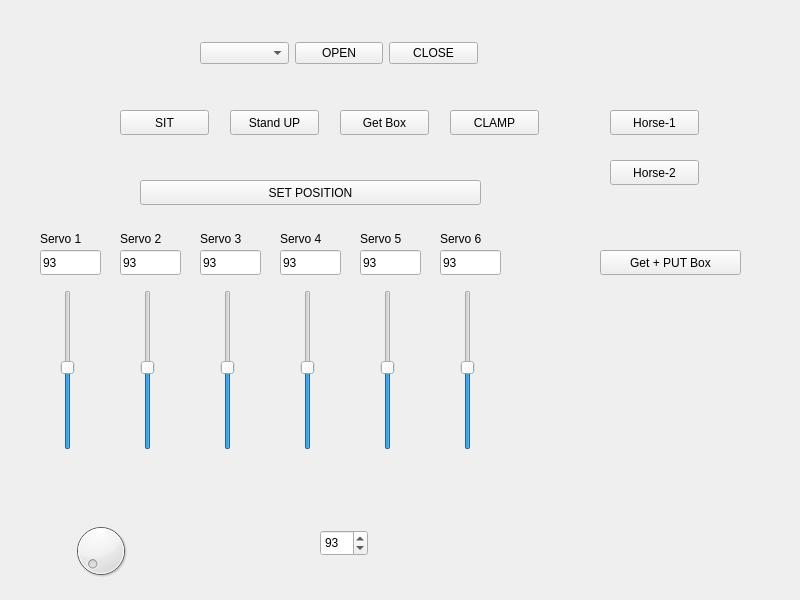
<?xml version="1.0" encoding="UTF-8"?>
<ui version="4.0">
 <class>main</class>
 <widget class="QWidget" name="main">
  <property name="geometry">
   <rect>
    <x>0</x>
    <y>0</y>
    <width>800</width>
    <height>600</height>
   </rect>
  </property>
  <property name="windowTitle">
   <string>main</string>
  </property>
  <widget class="QWidget" name="layoutWidget">
   <property name="geometry">
    <rect>
     <x>200</x>
     <y>40</y>
     <width>278</width>
     <height>27</height>
    </rect>
   </property>
   <layout class="QHBoxLayout" name="horizontalLayout">
    <item>
     <widget class="QComboBox" name="comL"/>
    </item>
    <item>
     <widget class="QPushButton" name="openButton">
      <property name="text">
       <string>OPEN</string>
      </property>
     </widget>
    </item>
    <item>
     <widget class="QPushButton" name="closeButton">
      <property name="text">
       <string>CLOSE</string>
      </property>
     </widget>
    </item>
   </layout>
  </widget>
  <widget class="QPushButton" name="clampButton">
   <property name="geometry">
    <rect>
     <x>450</x>
     <y>110</y>
     <width>89</width>
     <height>25</height>
    </rect>
   </property>
   <property name="text">
    <string>CLAMP</string>
   </property>
  </widget>
  <widget class="QLineEdit" name="servo_1_lineEdit">
   <property name="geometry">
    <rect>
     <x>40</x>
     <y>250</y>
     <width>61</width>
     <height>25</height>
    </rect>
   </property>
   <property name="text">
    <string>93</string>
   </property>
  </widget>
  <widget class="QLineEdit" name="servo_2_lineEdit">
   <property name="geometry">
    <rect>
     <x>120</x>
     <y>250</y>
     <width>61</width>
     <height>25</height>
    </rect>
   </property>
   <property name="text">
    <string>93</string>
   </property>
  </widget>
  <widget class="QLineEdit" name="servo_3_lineEdit">
   <property name="geometry">
    <rect>
     <x>200</x>
     <y>250</y>
     <width>61</width>
     <height>25</height>
    </rect>
   </property>
   <property name="text">
    <string>93</string>
   </property>
  </widget>
  <widget class="QLineEdit" name="servo_4_lineEdit">
   <property name="geometry">
    <rect>
     <x>280</x>
     <y>250</y>
     <width>61</width>
     <height>25</height>
    </rect>
   </property>
   <property name="text">
    <string>93</string>
   </property>
  </widget>
  <widget class="QLineEdit" name="servo_5_lineEdit">
   <property name="geometry">
    <rect>
     <x>360</x>
     <y>250</y>
     <width>61</width>
     <height>25</height>
    </rect>
   </property>
   <property name="text">
    <string>93</string>
   </property>
  </widget>
  <widget class="QLineEdit" name="servo_6_lineEdit">
   <property name="geometry">
    <rect>
     <x>440</x>
     <y>250</y>
     <width>61</width>
     <height>25</height>
    </rect>
   </property>
   <property name="text">
    <string>93</string>
   </property>
  </widget>
  <widget class="QPushButton" name="set_posButton">
   <property name="geometry">
    <rect>
     <x>140</x>
     <y>180</y>
     <width>341</width>
     <height>25</height>
    </rect>
   </property>
   <property name="text">
    <string>SET POSITION</string>
   </property>
  </widget>
  <widget class="QPushButton" name="stand_upButton">
   <property name="geometry">
    <rect>
     <x>230</x>
     <y>110</y>
     <width>89</width>
     <height>25</height>
    </rect>
   </property>
   <property name="text">
    <string>Stand UP</string>
   </property>
  </widget>
  <widget class="QLabel" name="S1_label">
   <property name="geometry">
    <rect>
     <x>40</x>
     <y>230</y>
     <width>61</width>
     <height>17</height>
    </rect>
   </property>
   <property name="text">
    <string>Servo 1</string>
   </property>
  </widget>
  <widget class="QLabel" name="S2_label">
   <property name="geometry">
    <rect>
     <x>120</x>
     <y>230</y>
     <width>61</width>
     <height>17</height>
    </rect>
   </property>
   <property name="text">
    <string>Servo 2</string>
   </property>
  </widget>
  <widget class="QLabel" name="S3_label">
   <property name="geometry">
    <rect>
     <x>200</x>
     <y>230</y>
     <width>61</width>
     <height>17</height>
    </rect>
   </property>
   <property name="text">
    <string>Servo 3</string>
   </property>
  </widget>
  <widget class="QLabel" name="S4_label">
   <property name="geometry">
    <rect>
     <x>280</x>
     <y>230</y>
     <width>61</width>
     <height>17</height>
    </rect>
   </property>
   <property name="text">
    <string>Servo 4</string>
   </property>
  </widget>
  <widget class="QLabel" name="S5_label">
   <property name="geometry">
    <rect>
     <x>360</x>
     <y>230</y>
     <width>61</width>
     <height>17</height>
    </rect>
   </property>
   <property name="text">
    <string>Servo 5</string>
   </property>
  </widget>
  <widget class="QLabel" name="S6_label">
   <property name="geometry">
    <rect>
     <x>440</x>
     <y>230</y>
     <width>61</width>
     <height>17</height>
    </rect>
   </property>
   <property name="text">
    <string>Servo 6</string>
   </property>
  </widget>
  <widget class="QPushButton" name="sitButton">
   <property name="geometry">
    <rect>
     <x>120</x>
     <y>110</y>
     <width>89</width>
     <height>25</height>
    </rect>
   </property>
   <property name="text">
    <string>SIT</string>
   </property>
  </widget>
  <widget class="QPushButton" name="getBoxButton">
   <property name="geometry">
    <rect>
     <x>340</x>
     <y>110</y>
     <width>89</width>
     <height>25</height>
    </rect>
   </property>
   <property name="text">
    <string>Get Box</string>
   </property>
  </widget>
  <widget class="QDial" name="dial">
   <property name="geometry">
    <rect>
     <x>70</x>
     <y>520</y>
     <width>61</width>
     <height>61</height>
    </rect>
   </property>
  </widget>
  <widget class="QSlider" name="S6_verSlider">
   <property name="geometry">
    <rect>
     <x>460</x>
     <y>290</y>
     <width>16</width>
     <height>160</height>
    </rect>
   </property>
   <property name="maximum">
    <number>180</number>
   </property>
   <property name="value">
    <number>93</number>
   </property>
   <property name="orientation">
    <enum>Qt::Vertical</enum>
   </property>
  </widget>
  <widget class="QSpinBox" name="spinBox">
   <property name="geometry">
    <rect>
     <x>320</x>
     <y>530</y>
     <width>48</width>
     <height>26</height>
    </rect>
   </property>
   <property name="maximum">
    <number>180</number>
   </property>
   <property name="value">
    <number>93</number>
   </property>
  </widget>
  <widget class="QSlider" name="S5_verSlider">
   <property name="geometry">
    <rect>
     <x>380</x>
     <y>290</y>
     <width>16</width>
     <height>160</height>
    </rect>
   </property>
   <property name="maximum">
    <number>180</number>
   </property>
   <property name="value">
    <number>93</number>
   </property>
   <property name="orientation">
    <enum>Qt::Vertical</enum>
   </property>
  </widget>
  <widget class="QSlider" name="S4_verSlider">
   <property name="geometry">
    <rect>
     <x>300</x>
     <y>290</y>
     <width>16</width>
     <height>160</height>
    </rect>
   </property>
   <property name="maximum">
    <number>180</number>
   </property>
   <property name="value">
    <number>93</number>
   </property>
   <property name="orientation">
    <enum>Qt::Vertical</enum>
   </property>
  </widget>
  <widget class="QSlider" name="S3_verSlider">
   <property name="geometry">
    <rect>
     <x>220</x>
     <y>290</y>
     <width>16</width>
     <height>160</height>
    </rect>
   </property>
   <property name="maximum">
    <number>180</number>
   </property>
   <property name="value">
    <number>93</number>
   </property>
   <property name="orientation">
    <enum>Qt::Vertical</enum>
   </property>
  </widget>
  <widget class="QSlider" name="S2_verSlider">
   <property name="geometry">
    <rect>
     <x>140</x>
     <y>290</y>
     <width>16</width>
     <height>160</height>
    </rect>
   </property>
   <property name="maximum">
    <number>180</number>
   </property>
   <property name="value">
    <number>93</number>
   </property>
   <property name="orientation">
    <enum>Qt::Vertical</enum>
   </property>
  </widget>
  <widget class="QSlider" name="S1_verSlider">
   <property name="geometry">
    <rect>
     <x>60</x>
     <y>290</y>
     <width>16</width>
     <height>160</height>
    </rect>
   </property>
   <property name="maximum">
    <number>180</number>
   </property>
   <property name="value">
    <number>93</number>
   </property>
   <property name="orientation">
    <enum>Qt::Vertical</enum>
   </property>
  </widget>
  <widget class="QPushButton" name="horse_1_Button">
   <property name="geometry">
    <rect>
     <x>610</x>
     <y>110</y>
     <width>89</width>
     <height>25</height>
    </rect>
   </property>
   <property name="text">
    <string>Horse-1</string>
   </property>
  </widget>
  <widget class="QPushButton" name="horse_2_Button">
   <property name="geometry">
    <rect>
     <x>610</x>
     <y>160</y>
     <width>89</width>
     <height>25</height>
    </rect>
   </property>
   <property name="text">
    <string>Horse-2</string>
   </property>
  </widget>
  <widget class="QPushButton" name="get_putBoxButton">
   <property name="geometry">
    <rect>
     <x>600</x>
     <y>250</y>
     <width>141</width>
     <height>25</height>
    </rect>
   </property>
   <property name="text">
    <string>Get + PUT Box</string>
   </property>
  </widget>
 </widget>
 <resources/>
 <connections/>
</ui>
